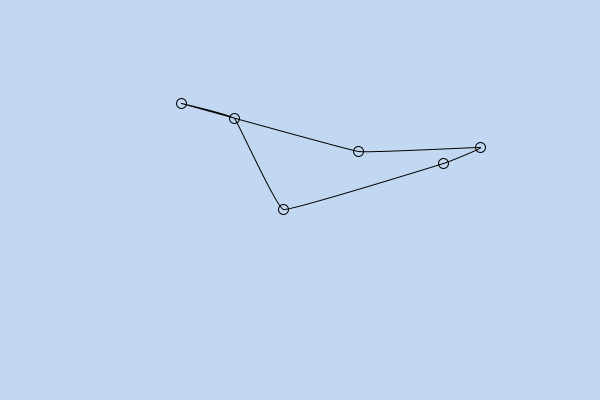
Frame 1 (no input)
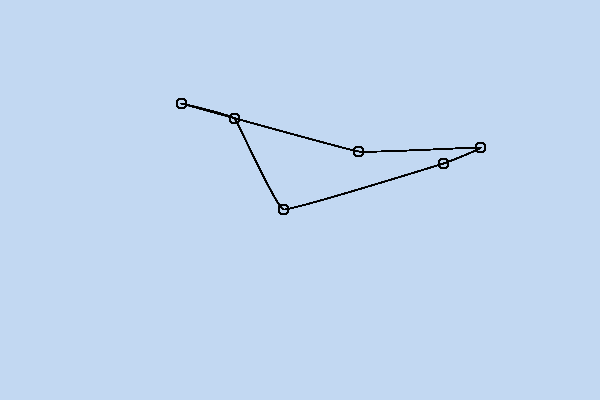
Frame 60 (the mouse pressed at the canvas centre just before this capture)
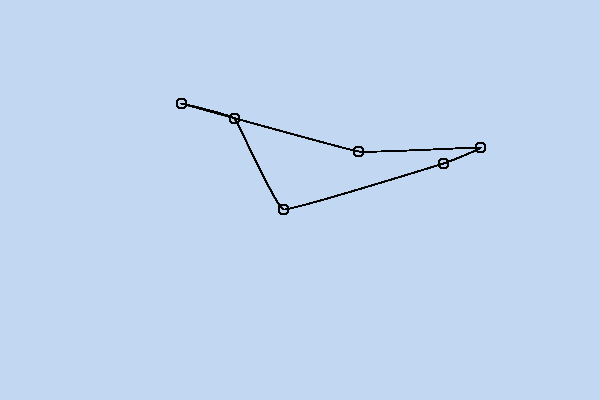
Frame 120 (the mouse held since frame 60 and released just before this capture)

The Processing sketch that drew these frames (run headless with seeded random() and noise(); from frame 60 on, the mouse is pressed at the canvas centre):

// Processing sketch: bigcurve8
// ── bigcurve8.pde
int NumPoints = 6;
float [] Xp;
float [] Yp;

void setup() {
   size(600, 400);
   background(194, 216, 242);
   noFill();
   Xp = new float[NumPoints];
   Yp = new float[NumPoints];
   for (int i=0; i<NumPoints; i++) {
      Xp[i] = random(100, 500);
      Yp[i] = random(100, 300);
   }
}

void draw() {
   for (int i=0; i<NumPoints; i++) {
      ellipse(Xp[i], Yp[i], 10, 10);
   }
   curveTightness(0.8);
   beginShape();
   for (int i=0; i<NumPoints+3; i++) {
      int j = (i+1)%NumPoints;
      curveVertex(Xp[j], Yp[j]);
   }
   endShape();
}
